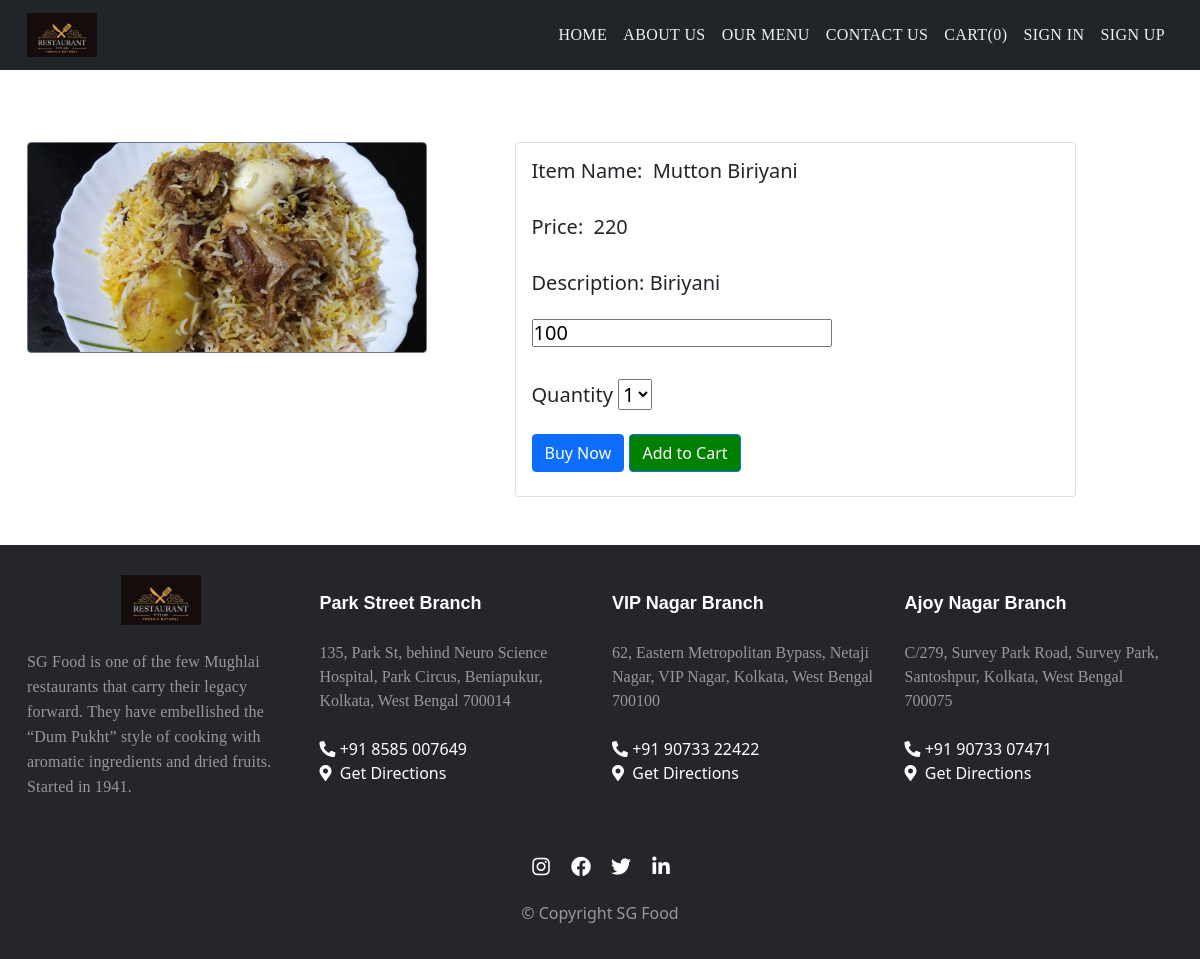
The page /showdetails.php?id=100 on the database its author committed.
### tables this page shows
CREATE TABLE `product` (
  `ID` varchar(20) NOT NULL,
  `Name` varchar(50) NOT NULL,
  `Description` varchar(100) NOT NULL,
  `CP` int(20) NOT NULL,
  `SP` int(20) NOT NULL,
  `Image` varchar(100) NOT NULL
);

### showdetails.php (the view, shortened to what this page needs)
<?php
include 'NavBar.php';
$Id=$_GET['id'];
$sql= "select * from product where ID=$Id";
$r= mysqli_query($con,$sql);
 if($row = mysqli_fetch_assoc($r)){
 	$name=$row['Name'];
 	$dsc= $row['Description'];
 	$sp=  $row['SP'];
 	$img= $row['Image'];
 }
?>
<!DOCTYPE html>
<html>
<head>
	<link href="https://cdn.jsdelivr.net/npm/bootstrap@5.0.2/dist/css/bootstrap.min.css" rel="stylesheet">
	<link rel="stylesheet" href="https://cdnjs.cloudflare.com/ajax/libs/font-awesome/5.15.3/css/all.min.css" />
</head>
<body>
<br><br>
<div class="container mt-4">
	<div class="row" style="box-shadow: ">
	<div class="col-lg-5 md-6">
	<img src="Admin/<?php echo $img ?>" class="img-fluid border border-secondary rounded" style="max-width: 400px;">
	</div><br>
	<div class="col-lg-6">
	<div class="card">
		<form method="get" action="cart.php">
		<div class=" p-3">
		<h5>Item Name: <span style="margin-left: 5px"><?php echo $name;?>
		</span></h5><br>
		<h5>Price: <span style="margin-left: 5px"><?php echo $sp;?>
		</span></h5><br>
		<h5>Description: <?php echo $dsc;?><br><br>
			<input type="text" name="id" value="<?php echo $Id;?>"  readonly></h5><br>
		<h5>Quantity
		<select name="quantity" id="quantity">
  			<option value="1">1</option>
		</select>
		<br><br>
		<button type="submit" class="btn btn-primary">Buy Now</button>
		<button type="submit" class="btn btn-primary" style="background-color: green;">Add to Cart</button>
		</div>
		</form>
	</div>
	</div>
	</div>
</div>
<br><br>
<?php
include 'footer.php';
?>
</body>
</html>

### footer.php (style rules this page uses)
* { margin: 0; padding: 0; box-sizing: border-box; }
.container { max-width: 1170px; margin: auto; }
.row { display: flex; flex-wrap: wrap; }

### rows shown on the page
product: Image (picture), Name "Mutton Biriyani", SP "220", Description "Biriyani"
